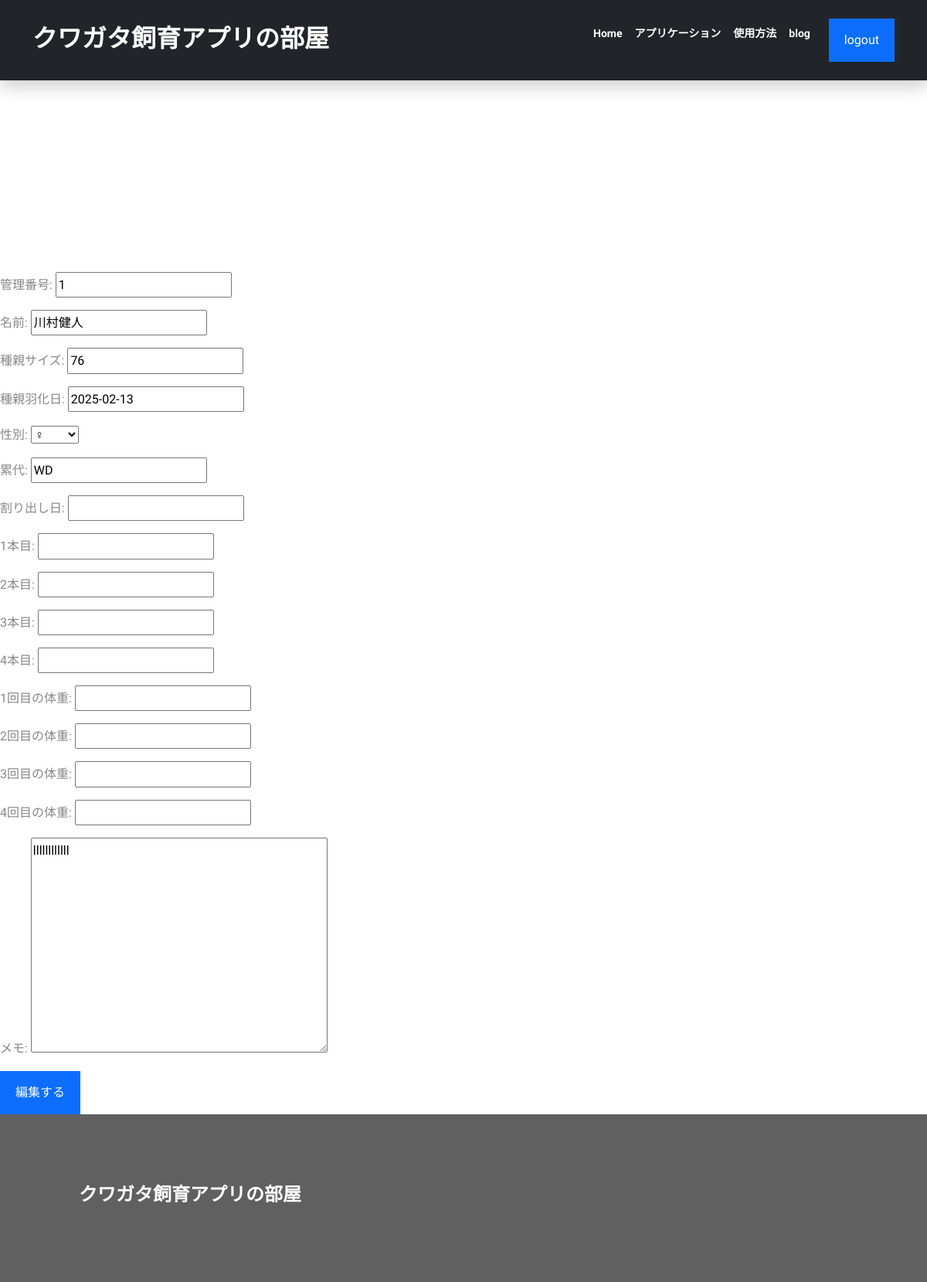
/child/update/5/ (signed in), run on the app's committed database.
### child/models.py (models this page shows, shortened)
class Childmodel(models.Model):
    user = models.ForeignKey(User, on_delete=models.CASCADE,related_name='child',null=True)
    number = models.IntegerField('管理番号')
    name = models.CharField('名前',max_length=100)
    gender = models.CharField(
        '性別',
        max_length=50,
        choices=GENDER,
    )
    gener=models.CharField('累代',max_length=100,null=True, blank=True)
    size_ad = models.CharField('種親サイズ',max_length=100,null=True, blank=True)
    ad_date = models.DateField('種親羽化日',null=True, blank=True)
    date = models.DateField('割り出し日',null=True, blank=True)
    date_1 = models.DateField('1本目',null=True, blank=True)
    date_2 = models.DateField('2本目',null=True, blank=True)
    date_3 = models.DateField('3本目',null=True, blank=True)
    date_4 = models.DateField('4本目',null=True, blank=True)
    date_5 = models.DateField('羽化日',null=True, blank=True)
    weight_1=models.FloatField('1回目の体重',null=True, blank=True)
    weight_2=models.FloatField('2回目の体重',null=True, blank=True)
    weight_3=models.FloatField('3回目の体重',null=True, blank=True)
    weight_4=models.FloatField('4回目の体重',null=True, blank=True)
    memo = models.TextField('メモ',null=True, blank=True)
    image = models.ImageField(upload_to='media',null=True,blank=True)

### child/views.py (the view)
# urls.py: path('update/<int:pk>/',login_required(views.Childupdate.as_view()),name='child_update'),
class Childupdate(UpdateView):
    template_name='child_update.html'
    model = Childmodel
    fields =  ('number', 'name','size_ad','ad_date', 'gender','gener','date','date_1','date_2','date_3','date_4','weight_1','weight_2','weight_3','weight_4','memo')
    success_url = reverse_lazy("child:child_list")

### kakeibo/my_context_processor.py (called while the page is built)
def common(request):
    now = datetime.now()
    return {"now_year": now.year,
            "now_month": now.month}

### templates/child_update.html (shortened to what this page needs)
{% extends 'base.html' %}
{% load static %}
{% block content %}
<form action="" method="POST" enctype="multipart/form-data">
    {{form.as_p}}
    <input type="submit" class="btn btn-primary " role="button" aria-disabled="true" value="編集する">
</form>
{% endblock %}
{% block extrajs %}
<link rel="stylesheet" type="text/css" href="https://cdnjs.cloudflare.com/ajax/libs/timedropper/1.0/timedropper.css">
    <link rel="stylesheet" href="//code.jquery.com/ui/1.13.0/themes/base/jquery-ui.css">
    {% endblock %}

### static/style.css (style rules this page uses)
:root { --primary: #0d6efd; --dark: #606061; --body: #888; --box-shadow: 0 8px 22px rgba(0, 0, 0, 0.2); }
body { font-family: Sora, "sans-serif"; line-height: 1.7; color: var(--body); }
.btn { padding: 14px 18px; border-width: 2px; border-radius: 0; }

### data on the page
Childmodel: number "1", name "川村健人", size_ad "76", ad_date "2025-02-13", gender "♀", gener "WD", memo "llllllllllll"
